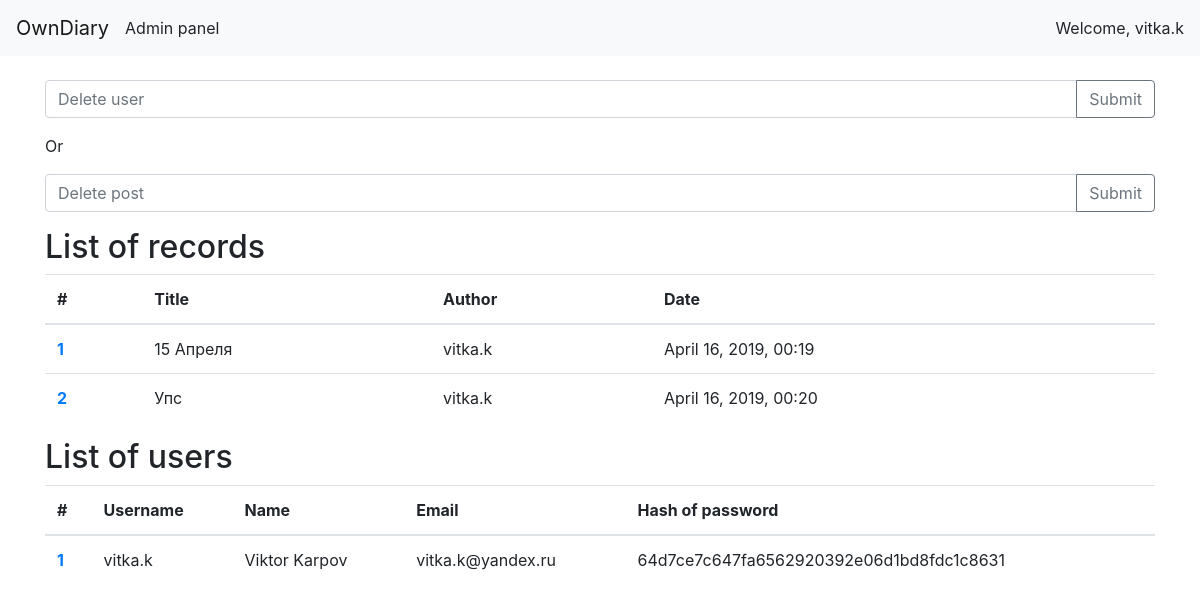
The page /admin/index.php (signed in) on the database its author committed.
### tables this page shows
CREATE TABLE 'diary'
		('id' INTEGER PRIMARY KEY  AUTOINCREMENT  NOT NULL  UNIQUE , 
		'title' TEXT,
		'author' TEXT,
		'date' TEXT,
		'text' TEXT
		);

### admin/index.php (the view, shortened to what this page needs)
<?php
$db = new SQLite3('../diary.db');
?>
<!DOCTYPE html>
<html lang="en">
<head>
    <link rel="stylesheet" href="https://stackpath.bootstrapcdn.com/bootstrap/4.3.1/css/bootstrap.min.css"
>
</head>
<body>
    <nav class="navbar navbar-light bg-light">
        <a class="navbar-brand" href="/">OwnDiary</a>
        <ul class="navbar-nav mr-auto">
            <li class="nav-item disable">
                Admin panel
            </li>
        </ul>
        <div class="my-2 my-lg-0">
            <?php echo "Welcome, ".$_SESSION['username'] ?>
        </div>
    </nav>
    <div class="container mt-4">
        <form action="deletePost.php" method="post" class="mt-3">
            <div class="input-group mb-3">
                <input type="text" class="form-control" placeholder="Delete user" aria-label="Delete user"
                    aria-describedby="basic-addon2" name="id">
                <div class="input-group-append">
                    <input class="btn btn-outline-secondary" type="submit"></input>
                </div>
            </div>
        </form>
        <p>Or</p>
        <form action="deleteUser.php" method="post" class="mt-3">
            <div class="input-group mb-3">
                <input type="text" class="form-control" placeholder="Delete post" aria-label="Delete post"
                    aria-describedby="basic-addon2" name="id">
                <div class="input-group-append">
                    <input class="btn btn-outline-secondary" type="submit"></input>
                </div>
            </div>
        </form>
        <h2 class="mt-2">List of records</h2>
        <table class="table">
            <thead>
                <tr>
                    <th scope="col">#</th>
                    <th scope="col">Title</th>
                    <th scope="col">Author</th>
                    <th scope="col">Date</th>
                </tr>
            </thead>
            <tbody>
                <?php
                $results = $db->query("SELECT * FROM 'diary' ORDER by id ASC");
                while ($row = $results->fetchArray()) {
                    $id = $row['id'];
                    $id = "<a href='/manage/record.php?id=$id'>$id</a>";
                    $title = $row['title'];
                    $author = $row['author'];
                    $date = $row['date'];
                    echo "
                    <tr>
                    <th scope='row'> $id </th>
                    <td> $title </td>
                    <td> $author </td>
                    <td> $date </td>
                    </tr>
                    ";
                }
                ?>
            </tbody>
        </table>
        <h2 class="mt-2">List of users</h2>
        <table class="table">
            <thead>
                <tr>
                    <th scope="col">#</th>
                    <th scope="col">Username</th>
                    <th scope="col">Name</th>
                    <th scope="col">Email</th>
                    <th scope="col">Hash of password</th>
                </tr>
            </thead>
            <tbody>
                <?php
                $results = $db->query("SELECT * FROM 'logins' ORDER by id ASC");
                while ($row = $results->fetchArray()) {
                    $id = $row['id'];
                    $id = "<a href='profile.php?id=$id'>$id</a>";
                    $email = $row['email'];
                    $username = $row['username'];
                    $name = $row['name'];
                    $password = $row['password'];
                    echo "
                    <tr>
                    <th scope='row'> $id </th>
                    <td> $username </td>
                    <td> $name </td>
                    <td> $email </td>
                    <td> $password </td>
                    </tr>
                    ";
                }
                ?>
            </tbody>
        </table>
    </div>
</body>
</html>

### rows shown on the page
diary: id "1", title "15 Апреля", author "vitka.k", date "April 16, 2019, 00:19"
diary: id "2", title "Упс", author "vitka.k", date "April 16, 2019, 00:20"

### other values the page prints
$_SESSION['username'] "vitka.k"
$id "1"
$username "vitka.k"
$name "Viktor Karpov"
$email "vitka.k@yandex.ru"
$password "64d7ce7c647fa6562920392e06d1bd8fdc1c8631"
